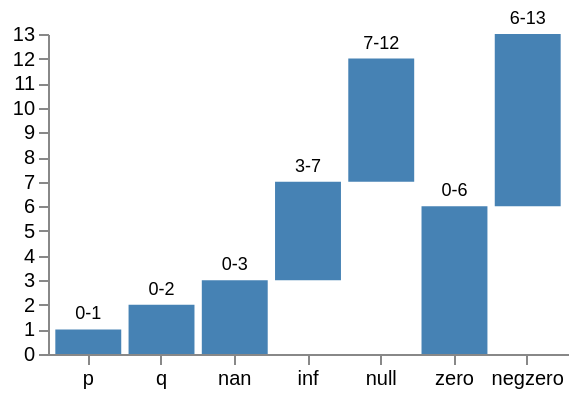

Here is the Vega-Lite specification saved for this chart:
### Vega specification from a JSON file in a GitHub repository (floating-point values rounded to 4 significant figures)
{"$schema": "https://vega.github.io/schema/vega/v6.json", "description": "A stack's groups are keyed by JSON, so the values JSON cannot write share one group. `Stack` partitions with `k = JSON.stringify(groupby.map(get))` and nothing else — not the `fastmap` that `aggregate` and `window` group through — and `JSON.stringify` writes `null` for every non-finite number, so a NaN, an infinity and an actual null all key to `[null]` and stack together. The same rule keeps `1001` and `\"1001\"` apart, which a string key conflates, and folds `-0` into `0`, which a double's own equality does not. Written as arithmetic — `0/0` and `1/0` — because `NaN` and `Infinity` are not names Vega's expression language knows: `Unrecognized signal name: \"Infinity\"`. Five kinds of group value here: two plain words that must stay their own groups, then a NaN, an infinity and a null that must become one group summing 3+4+5, and a zero beside a negative zero that must become one summing 6+7. The bars are drawn from `y0` and `y1` so the grouping is visible as geometry rather than only as a column, and the labels read the group total so a merge that happened in the wrong place is legible.", "width": 260, "height": 160, "padding": 5, "data": [{"name": "raw", "values": [{"r": "p", "v": 1}, {"r": "q", "v": 2}, {"r": "nan", "v": 3}, {"r": "inf", "v": 4}, {"r": "null", "v": 5}, {"r": "zero", "v": 6}, {"r": "negzero", "v": 7}], "transform": [{"type": "formula", "as": "g", "expr": "datum.r === 'nan' ? 0/0 : datum.r === 'inf' ? 1/0 : datum.r === 'null' ? null : datum.r === 'zero' ? 0 : datum.r === 'negzero' ? -0 : datum.r"}, {"type": "stack", "groupby": ["g"], "field": "v"}]}], "scales": [{"name": "x", "type": "band", "domain": {"data": "raw", "field": "r"}, "range": "width", "padding": 0.1}, {"name": "y", "type": "linear", "domain": {"data": "raw", "field": "y1"}, "nice": true, "range": "height"}], "axes": [{"scale": "x", "orient": "bottom"}, {"scale": "y", "orient": "left"}], "marks": [{"type": "rect", "from": {"data": "raw"}, "encode": {"enter": {"x": {"scale": "x", "field": "r"}, "width": {"scale": "x", "band": 1}, "y": {"scale": "y", "field": "y0"}, "y2": {"scale": "y", "field": "y1"}, "fill": {"value": "steelblue"}}}}, {"type": "text", "from": {"data": "raw"}, "encode": {"enter": {"x": {"scale": "x", "field": "r", "band": 0.5}, "y": {"scale": "y", "field": "y1", "offset": -3}, "align": {"value": "center"}, "baseline": {"value": "bottom"}, "text": {"signal": "datum.y0 + '-' + datum.y1"}, "fontSize": {"value": 9}}}}]}
